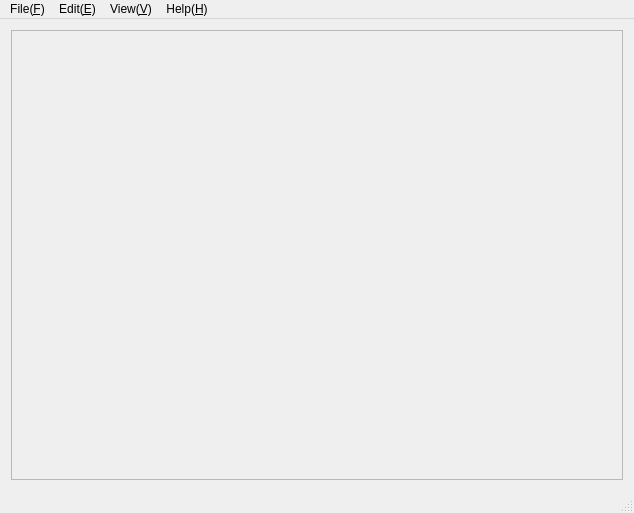
<?xml version="1.0" encoding="UTF-8"?>
<ui version="4.0">
 <class>MainWindow</class>
 <widget class="QMainWindow" name="MainWindow">
  <property name="geometry">
   <rect>
    <x>0</x>
    <y>0</y>
    <width>634</width>
    <height>513</height>
   </rect>
  </property>
  <property name="windowTitle">
   <string>MainWindow</string>
  </property>
  <widget class="QWidget" name="centralWidget">
   <layout class="QHBoxLayout" name="horizontalLayout">
    <item>
     <widget class="QScrollArea" name="scrollArea">
      <property name="focusPolicy">
       <enum>Qt::ClickFocus</enum>
      </property>
      <property name="widgetResizable">
       <bool>true</bool>
      </property>
      <widget class="QWidget" name="scrollAreaWidgetContents">
       <property name="geometry">
        <rect>
         <x>0</x>
         <y>0</y>
         <width>614</width>
         <height>448</height>
        </rect>
       </property>
      </widget>
     </widget>
    </item>
   </layout>
  </widget>
  <widget class="QStatusBar" name="statusBar"/>
  <widget class="QMenuBar" name="menuBar">
   <property name="geometry">
    <rect>
     <x>0</x>
     <y>0</y>
     <width>634</width>
     <height>23</height>
    </rect>
   </property>
   <widget class="QMenu" name="menuFile">
    <property name="title">
     <string>File(&amp;F)</string>
    </property>
    <addaction name="Newfile"/>
    <addaction name="Openfile"/>
    <addaction name="Savefile"/>
    <addaction name="separator"/>
    <addaction name="Exit"/>
   </widget>
   <widget class="QMenu" name="menuEdit">
    <property name="title">
     <string>Edit(&amp;E)</string>
    </property>
    <addaction name="Cut"/>
    <addaction name="Copy"/>
    <addaction name="Paste"/>
    <addaction name="Delete"/>
    <addaction name="separator"/>
    <addaction name="Find"/>
    <addaction name="Replace"/>
    <addaction name="separator"/>
    <addaction name="SelectAll"/>
   </widget>
   <widget class="QMenu" name="menuView">
    <property name="title">
     <string>View(&amp;V)</string>
    </property>
    <addaction name="Statusbar"/>
   </widget>
   <widget class="QMenu" name="menuHelp">
    <property name="title">
     <string>Help(&amp;H)</string>
    </property>
    <addaction name="AboutMiniWord"/>
   </widget>
   <addaction name="menuFile"/>
   <addaction name="menuEdit"/>
   <addaction name="menuView"/>
   <addaction name="menuHelp"/>
  </widget>
  <action name="Newfile">
   <property name="text">
    <string>New(&amp;N)</string>
   </property>
   <property name="toolTip">
    <string>Open a New file</string>
   </property>
   <property name="shortcut">
    <string>Ctrl+N</string>
   </property>
  </action>
  <action name="Openfile">
   <property name="text">
    <string>Open(&amp;O)...</string>
   </property>
   <property name="toolTip">
    <string>Open a file</string>
   </property>
   <property name="shortcut">
    <string>Ctrl+O</string>
   </property>
  </action>
  <action name="Savefile">
   <property name="text">
    <string>Save(&amp;S)</string>
   </property>
   <property name="toolTip">
    <string>Save current file</string>
   </property>
   <property name="shortcut">
    <string>Ctrl+S</string>
   </property>
  </action>
  <action name="Cut">
   <property name="text">
    <string>Cut(&amp;T)</string>
   </property>
   <property name="shortcut">
    <string>Ctrl+X</string>
   </property>
  </action>
  <action name="Copy">
   <property name="text">
    <string>Copy(&amp;C)</string>
   </property>
   <property name="shortcut">
    <string>Ctrl+C</string>
   </property>
  </action>
  <action name="Paste">
   <property name="text">
    <string>Paste(&amp;P)</string>
   </property>
   <property name="shortcut">
    <string>Ctrl+V</string>
   </property>
  </action>
  <action name="Delete">
   <property name="text">
    <string>Delete(&amp;L)</string>
   </property>
   <property name="shortcut">
    <string>Del</string>
   </property>
  </action>
  <action name="Font">
   <property name="text">
    <string>Font...</string>
   </property>
  </action>
  <action name="Statusbar">
   <property name="text">
    <string>Statusbar(&amp;S)</string>
   </property>
  </action>
  <action name="Find">
   <property name="text">
    <string>Find(&amp;F)...</string>
   </property>
   <property name="shortcut">
    <string>Ctrl+F</string>
   </property>
  </action>
  <action name="Replace">
   <property name="text">
    <string>Replace(&amp;R)...</string>
   </property>
   <property name="shortcut">
    <string>Ctrl+H</string>
   </property>
  </action>
  <action name="SelectAll">
   <property name="text">
    <string>SelectAll(&amp;A)</string>
   </property>
   <property name="shortcut">
    <string>Ctrl+A</string>
   </property>
  </action>
  <action name="AboutMiniWord">
   <property name="text">
    <string>AboutMiniWord(&amp;A)</string>
   </property>
  </action>
  <action name="Exit">
   <property name="text">
    <string>Exit(&amp;X)</string>
   </property>
  </action>
 </widget>
 <layoutdefault spacing="6" margin="11"/>
 <resources/>
 <connections/>
</ui>
